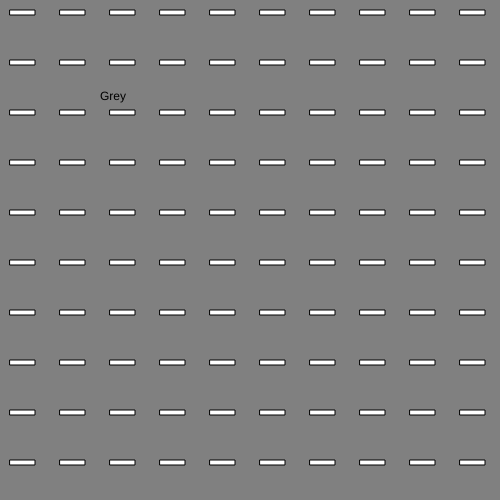
Frame 1 (no input)
Frame 60 (no input): identical to frame 1, image omitted
Frame 120 (the mouse pressed at the canvas centre since frame 60): identical to frame 1, image omitted

The p5.js sketch that drew this single still picture (run headless with seeded random() and noise() and a simulated clock; from frame 60 on, the mouse is pressed at the canvas centre):

// p5.js sketch
// ── sketch.js
let state = 0;

function setup() {
  createCanvas(500, 500);
}

function draw() {

  switch (state) {
    case 0:
      background('grey');
      text("Grey", 100, 100);
      for (let j = 0; j < 20; j++) {
        for (let i = 0; i < 20; i++) {
          rect(i * 50 + 10, j * 50 + 10, 25, 5);
        }
      }
      break;

    case 1:
      background('pink');
      text("Pink", 100, 100);
      for (let j = 0; j < 20; j++) {
        for (let i = 0; i < 20; i++) {
          rect(i * 30 + 10, j * 20 + 10, 25, 5);
        }
      }
      break;

    case 2:
      background('yellow');
      text("Yellow", 100, 100);
      for (let j = 0; j < 20; j++) {
        for (let i = 0; i < 20; i++) {
          rect(i * 110 + 10, j * 90 + 10, 25, 5);
        }
      }
      break;

    case 3:
      background('PaleVioletRed');
      text("Pale Violet Red", 100, 100);
      for (let j = 0; j < 20; j++) {
        for (let i = 0; i < 20; i++) {
          rect(i * 80 + 10, j * 50 + 10, 25, 5);
        }
      }
      break;

    case 4:
      background('orange');
      text("Orange", 100, 100);
      for (let j = 0; j < 20; j++) {
        for (let i = 0; i < 20; i++) {
          rect(i * 10 + 10, j * 60 + 10, 25, 5);
        }
      }
      break;

    case 5:
      background('Moccasin');
      text("Moccasin", 100, 100);
      for (let j = 0; j < 20; j++) {
        for (let i = 0; i < 20; i++) {
          rect(i * 50 + 10, j * 50 + 10, 25, 5);
        }
      }
      break;

  }
}

function mouseReleased() {
  state++;

  if (state > 5) {
    state = 0
  }
}
